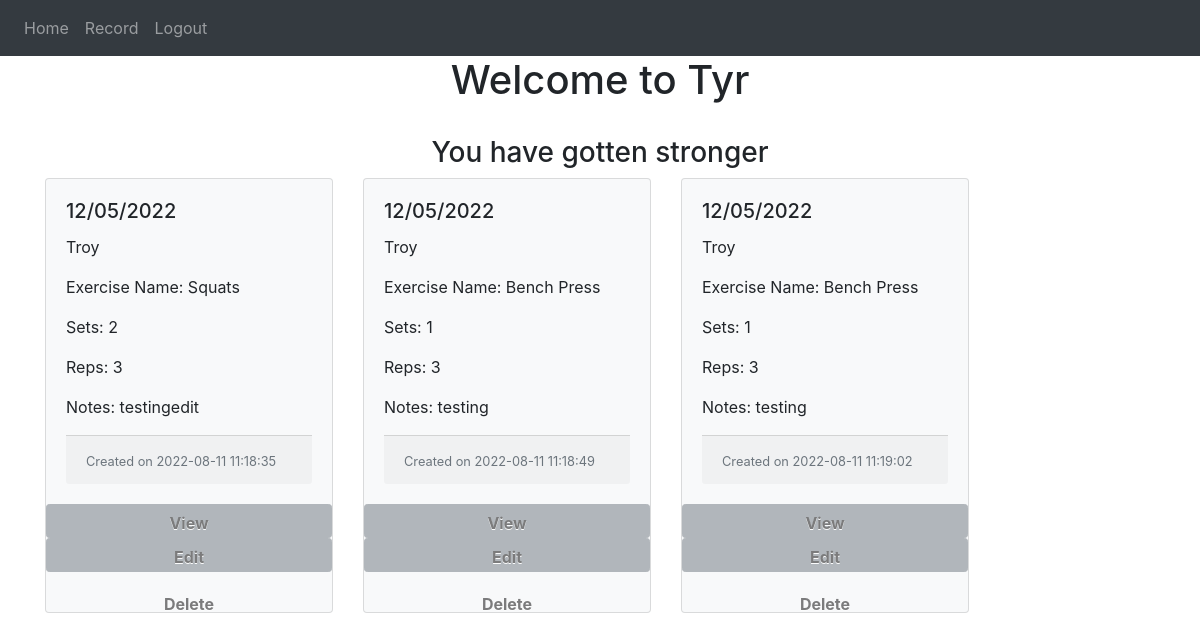
Screenshot of / (signed in) with the database file from the repository.
### Tyrbackend/models.py (models this page shows)
class Note(db.Model):
    id = db.Column(db.Integer, primary_key=True)
    manual_date = db.Column(db.String(20))
    body_parts = db.Column(db.String(100))
    exercise_name = db.Column(db.String(10000))
    num_of_sets = db.Column(db.Integer)
    num_of_reps = db.Column(db.Integer)
    data = db.Column(db.String(10000))
    date = db.Column(db.DateTime(timezone=True), default=func.now())
    user_id = db.Column(db.Integer, db.ForeignKey("user.id"))

class User(db.Model, UserMixin):
    id = db.Column(db.Integer, primary_key=True)
    email = db.Column(db.String(150), unique=True)
    password = db.Column(db.String(150))
    first_name = db.Column(db.String(150))
    date = db.Column(db.DateTime(timezone=True), default=func.now())
    notes = db.relationship('Note')

### Tyrbackend/views.py (the view)
@views.route('/', methods=['GET'])
@login_required
def home():
    return render_template('home.html', user=current_user)

### Tyrbackend/__init__.py (called while the page is built)
def create_app():
    app = Flask(__name__)
    app.config['SECRET_KEY'] = '9894677806917997075498530869254714687792390512693457708782984268645353401939581934760815781102877590'
    app.config['SQLALCHEMY_TRACK_MODIFICATIONS'] = False
    app.config['SQLALCHEMY_DATABASE_URI'] = f'sqlite:///{DB_NAME}'
    db.init_app(app)
    CORS(app)
    from .views import views
    from .auth import auth
    app.register_blueprint(views, url_prefix='/')
    app.register_blueprint(auth, url_prefix='/')
    from .models import User, Note
    create_database(app)
    login_manager = LoginManager()
    login_manager.login_view = 'auth.login'
    login_manager.init_app(app)
    @login_manager.user_loader
    def load_user(id):
        return User.query.get(int(id))
    return app

### Tyrbackend/templates/home.html (shortened to what this page needs)
{% extends "base.html" %}
{% block content %}
<h1 align="center">Welcome to Tyr</h1>
<br />
<h3 align="center">You have gotten stronger</h3>
<div class="card-deck">
    {% for note in user.notes %}
    <div class="card bg-light mb-3" style="max-width: 18rem;">
      <div class="card-body">
        <h5 class="card-title">{{ note.manual_date }}</h5>
        <p class="card-text">{{ user.first_name }}</p>
        <p class="card-text">Exercise Name: {{ note.exercise_name }} </p>
        <p class="card-text">Sets: {{ note.num_of_sets }}</p>
        <p class="card-text">Reps: {{ note.num_of_reps }}</p>
        <p class="card-text">Notes: {{ note.data }}</p>
        <div class="card-footer">
        <p class="card-text"><small class="text-muted">Created on {{ note.date }}</small></p>
      </div>
    </div>
    <a href="/view/{{ note.id }}" class="btn btn-secondary btn-sm close">
        <span style="font-size:16px" aria-hidden="true">View</span>
    </a>
    <a href="/edit/{{ note.id }}" type="button" class="btn btn-secondary btn-sm close">
        <span style="font-size:16px" aria-hidden="true">Edit</span>
    </a>
    <br />
    <button style="font-size:16px" type="button" class="btn btn-primary btn-sm close" onClick="deleteNote({{ note.id }})">
        <span aria-hidden="true">Delete</span>
    </button>
    </div>
    {% endfor %}
</div>
{% endblock %}

### Tyrbackend/templates/base.html (shortened to what this page needs)
<!DOCTYPE html>
<html>
    <head>
        <link
            rel="stylesheet"
            href="https://stackpath.bootstrapcdn.com/bootstrap/4.4.1/css/bootstrap.min.css"
        />
        <link
        rel="stylesheet"
        href="https://stackpath.bootstrapcdn.com/font-awesome/4.7.0/css/font-awesome.min.css"
       />
    </head>
    <body>
        <nav class="navbar navbar-expand-lg navbar-dark bg-dark">
            <div class="collapse navbar-collapse" id="navbar">
                <div class="navbar-nav">
                    {% if user.is_authenticated %}
                    <a class="nav-item nav-link" id="home" href="/view">Home</a>
                    <a class="nav-item nav-link" id="record" href="/record">Record</a>
                    <a class="nav-item nav-link" id="logout" href="/logout">Logout</a>
                    {% else %}
                    <a class="nav-item nav-link" id="signUp" href="/sign_up">Sign Up</a>
                    <a class="nav-item nav-link" id="login" href="/login">Login</a>
                    {% endif %}
                </div>
            </div>
        </nav>
        <div class="container">{% block content %}{% endblock %}</div>
    </body>
</html>

### rows the page displays
Note: manual_date "12/05/2022", exercise_name "Squats", num_of_sets "2", num_of_reps "3", data "testingedit", date "2022-08-11 11:18:35"
User: first_name "Troy"
Note: manual_date "12/05/2022", exercise_name "Bench Press", num_of_sets "1", num_of_reps "3", data "testing", date "2022-08-11 11:18:49"
Note: manual_date "12/05/2022", exercise_name "Bench Press", num_of_sets "1", num_of_reps "3", data "testing", date "2022-08-11 11:19:02"
